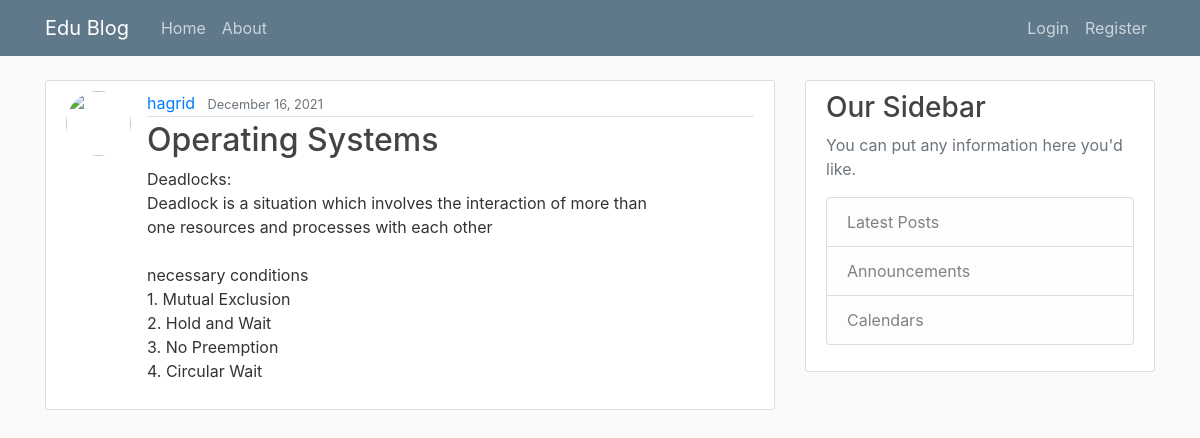
Page /blog/post/41 on the committed database.
### blog/models.py (models this page shows, shortened)
class Post(models.Model):
    title=models.CharField(max_length=100)
    content=models.TextField()
    date_posted=models.DateTimeField(default= timezone.now) #add is for when created, so it can never be updates, to keep it to posted just do auto_now
    author= models.ForeignKey(User, on_delete= models.CASCADE)

### blog/views.py (the view)
# urls.py: path('post/<int:pk>',PostDetailView.as_view(),name='post-detail'),
class PostDetailView(DetailView):
    model=Post

### blog/templates/blog/post_detail.html (shortened to what this page needs)
{% extends "blog/base.html" %}
{% block content %}
        <article class="media content-section">
            <img class="rounded-circle article-img" src="{{ object.post.author.profile.image.url }}" alt="">
            <div class="media-body">
            <div class="article-metadata">
                <a class="mr-2" href="#">{{ object.author }}</a>
                <small class="text-muted">{{ object.date_posted|date:"F d, Y" }}</small>
            </div>
            <h2 class="article-title"> {{ object.title }}</h2>
            <p class="article-content">{{ object.content }}</p>
            </div>
        </article>
{% endblock content %}

### blog/static/blog/main.css (style rules this page uses)
body { background: #fafafa; color: #333333; margin-top: 5rem; }
h1, h2, h3, h4, h5, h6 { color: #444444; }
.content-section { background: #ffffff; padding: 10px 20px; border: 1px solid #dddddd; border-radius: 3px; margin-bottom: 20px; }
.article-title { color: #444444; }
.article-content { white-space: pre-line; }
.article-img { height: 65px; width: 65px; margin-right: 16px; }
.article-metadata { padding-bottom: 1px; margin-bottom: 4px; border-bottom: 1px solid #e3e3e3 }

### rows in the picture
Post: author "hagrid", date_posted "December 16, 2021", title "Operating Systems", content "Deadlocks: Deadlock is a situation which involves the interaction of more than one resources and processes with each other necessary conditions 1. Mutual Exclusion 2. Hold and Wait 3. No Preemption 4. Circular Wait"
